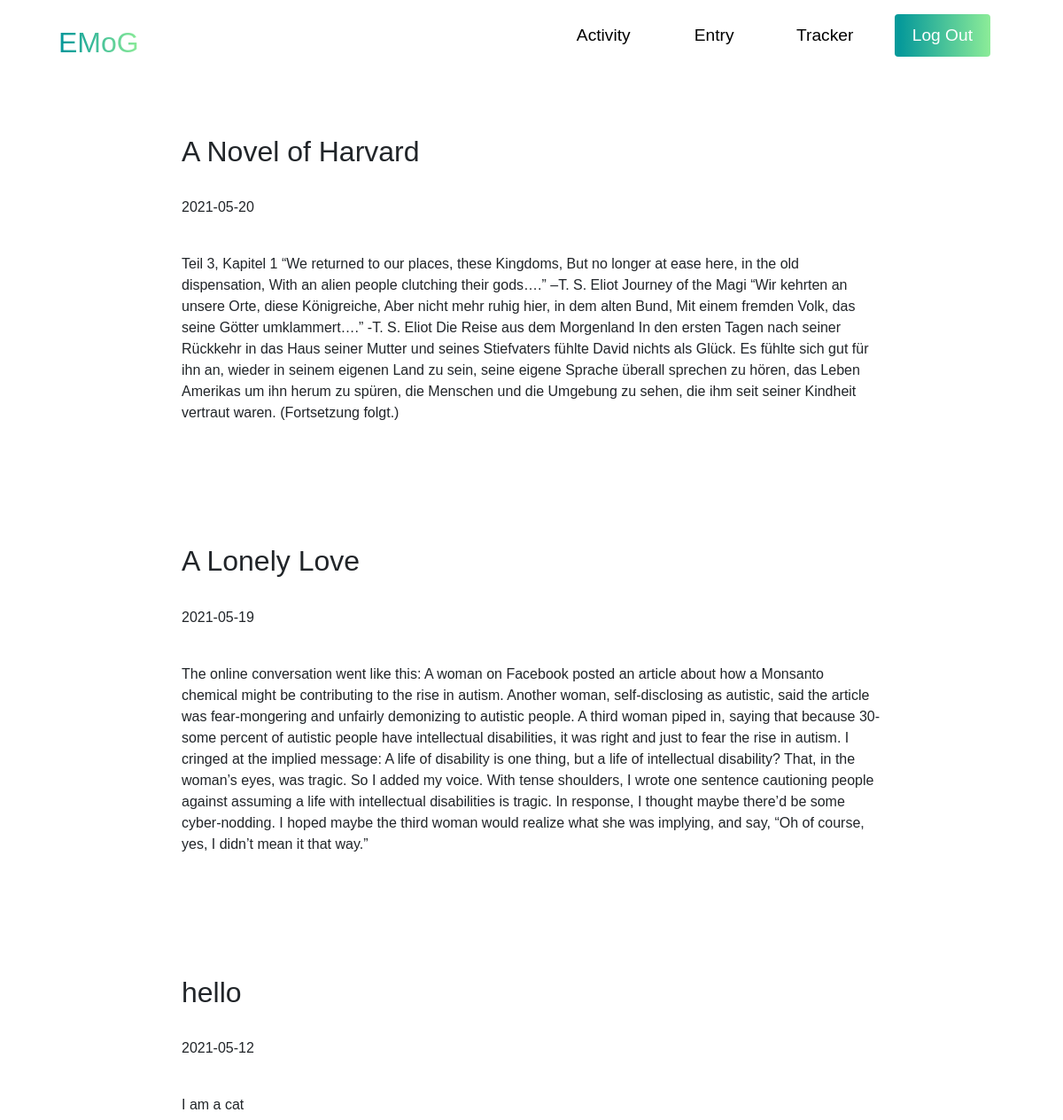
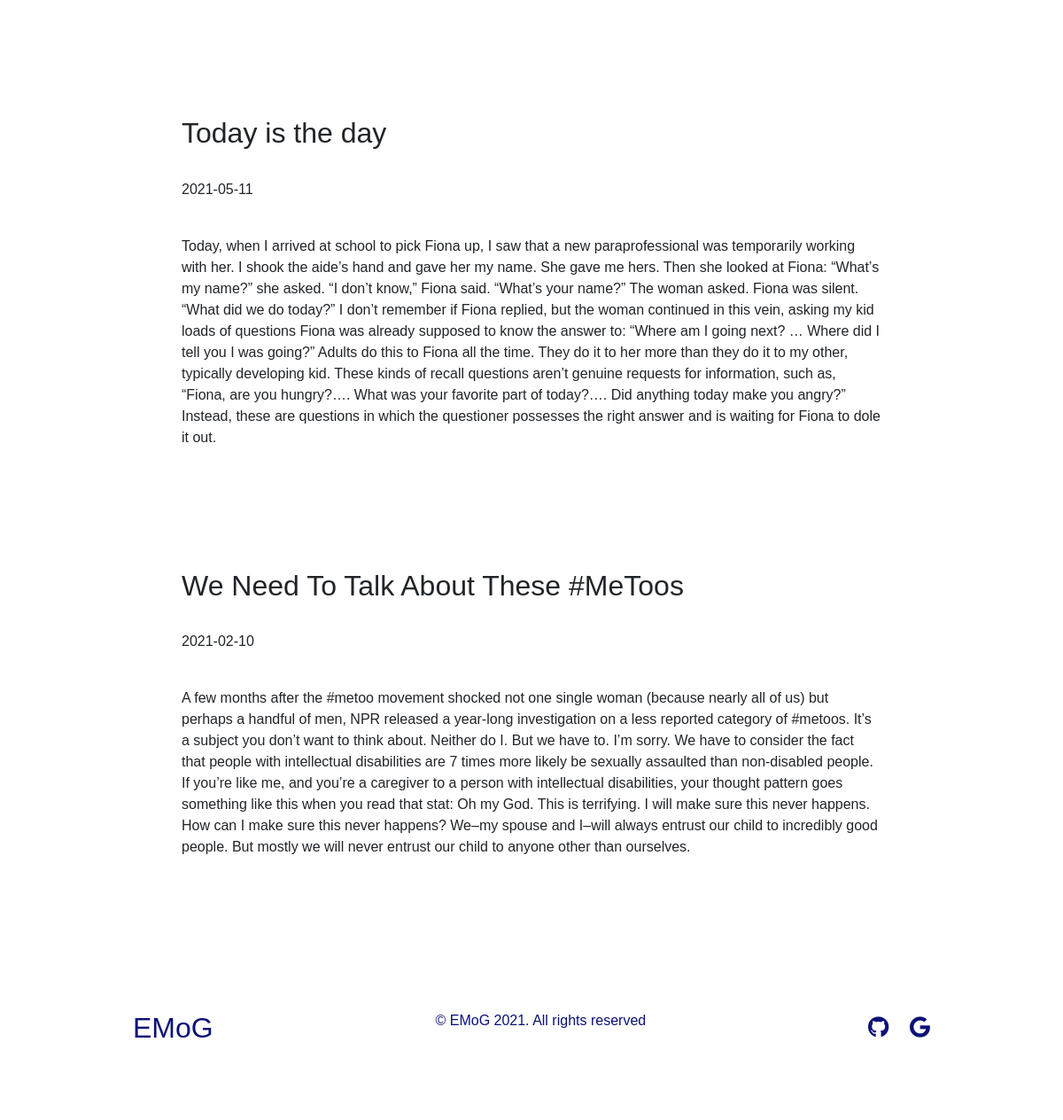
The app's page /history (signed in) with its own data (2 pictures, top to bottom).
### tables this page shows
CREATE TABLE entries (
    id INTEGER PRIMARY KEY AUTOINCREMENT NOT NULL,
    user_id INTEGER NOT NULL,
    subject TEXT NOT NULL,
    entries TEXT NOT NULL,
    time DATE NOT NULL);

### application.py (the view)
@app.route("/history", methods=["GET", "POST"])
@login_required
def history():
    histories = db.execute("SELECT subject, time, entries FROM entries WHERE user_id = ? ORDER BY time DESC", session["user_id"])
    return render_template("history.html", histories=histories)

### application.py (called while the page is built)
@app.after_request
def after_request(response):
    response.headers["Cache-Control"] = "no-cache, no-store, must-revalidate"
    response.headers["Expires"] = 0
    response.headers["Pragma"] = "no-cache"
    return response

### helpers.py (called while the page is built)
def login_required(f):
    @wraps(f)
    def decorated_function(*args, **kwargs):
        if session.get("user_id") is None:
            return redirect("/login")
        return f(*args, **kwargs)
    return decorated_function

### templates/history.html (shortened to what this page needs)
{% extends "layout.html" %}
{% block main %}
    <div class="row">
        <div class="col-md-2">
        </div>
        <div class="col-md-8 blog-main">
            {% for history in histories %}
            <div class="blog-post" id="blog">
                <h2 class="blog-post-title">{{ history.subject }}</h2>
                <p class="blog-post-meta">{{ history.time }}</p>
                <p>{{ history.entries }}</p>
            </div>
            {% endfor %}
        </div>
        <div class="col-md-2">
        </div>
    </div>
{% endblock %}

### static/styles.css (style rules this page uses)
* { margin: 0; padding: 0; font-family: 'Kumbh Sans', sans-serif; }

### records on screen
entries: subject "A Novel of Harvard", time "2021-05-20", entries "Teil 3, Kapitel 1 “We returned to our places, these Kingdoms, But no longer at ease here, in the old dispensation, With an alien people clutching their gods….” –T. S. Eliot Journey of the Magi “Wir kehrten an unsere Orte, diese Königreiche, Aber nicht mehr ruhig hier, in dem alten Bund, Mit einem fremden Volk, das seine Götter umklammert….” -T. S. Eliot Die Reise aus dem Morgenland In den ersten Tagen nach seiner Rückkehr in das Haus seiner Mutter und seines Stiefvaters fühlte David nichts als Glück. Es fühlte sich gut für ihn an, wieder in seinem eigenen Land zu sein, seine eigene Sprache überall sprechen zu hören, das Leben Amerikas um ihn herum zu spüren, die Menschen und die Umgebung zu…"
entries: subject "A Lonely Love", time "2021-05-19", entries "The online conversation went like this: A woman on Facebook posted an article about how a Monsanto chemical might be contributing to the rise in autism. Another woman, self-disclosing as autistic, said the article was fear-mongering and unfairly demonizing to autistic people. A third woman piped in, saying that because 30-some percent of autistic people have intellectual disabilities, it was right and just to fear the rise in autism. I cringed at the implied message: A life of disability is one thing, but a life of intellectual disability? That, in the woman’s eyes, was tragic. So I added my voice. With tense shoulders, I wrote one sentence cautioning people against assuming a life with…"
entries: subject "hello", time "2021-05-12", entries "I am a cat"
entries: subject "Today is the day", time "2021-05-11", entries "Today, when I arrived at school to pick Fiona up, I saw that a new paraprofessional was temporarily working with her. I shook the aide’s hand and gave her my name. She gave me hers. Then she looked at Fiona: “What’s my name?” she asked. “I don’t know,” Fiona said. “What’s your name?” The woman asked. Fiona was silent. “What did we do today?” I don’t remember if Fiona replied, but the woman continued in this vein, asking my kid loads of questions Fiona was already supposed to know the answer to: “Where am I going next? … Where did I tell you I was going?” Adults do this to Fiona all the time. They do it to her more than they do it to my other, typically developing kid. These kinds of recall…"
entries: subject "We Need To Talk About These #MeToos", time "2021-02-10", entries "A few months after the #metoo movement shocked not one single woman (because nearly all of us) but perhaps a handful of men, NPR released a year-long investigation on a less reported category of #metoos. It’s a subject you don’t want to think about. Neither do I. But we have to. I’m sorry. We have to consider the fact that people with intellectual disabilities are 7 times more likely be sexually assaulted than non-disabled people. If you’re like me, and you’re a caregiver to a person with intellectual disabilities, your thought pattern goes something like this when you read that stat: Oh my God. This is terrifying. I will make sure this never happens. How can I make sure this never happens?…"
